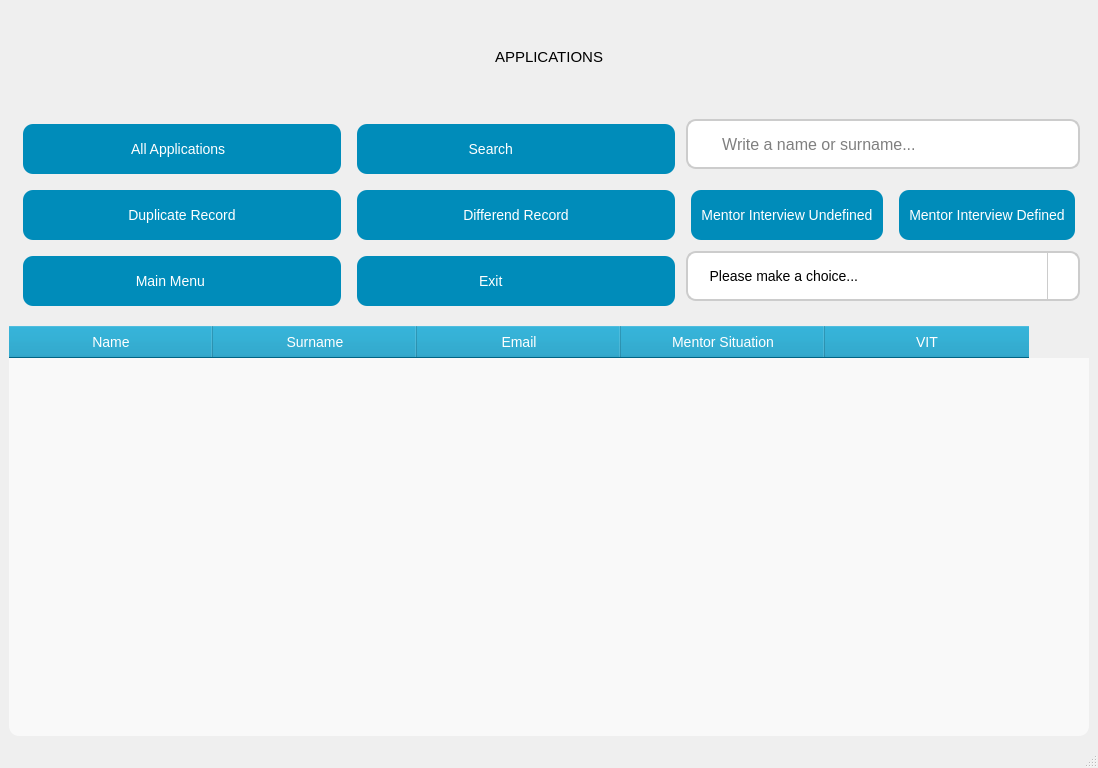
<?xml version="1.0" encoding="UTF-8"?>
<ui version="4.0">
 <class>ApplicationWindow</class>
 <widget class="QMainWindow" name="ApplicationWindow">
  <property name="windowModality">
   <enum>Qt::WindowModality::NonModal</enum>
  </property>
  <property name="enabled">
   <bool>true</bool>
  </property>
  <property name="geometry">
   <rect>
    <x>0</x>
    <y>0</y>
    <width>1098</width>
    <height>768</height>
   </rect>
  </property>
  <property name="sizePolicy">
   <sizepolicy hsizetype="Preferred" vsizetype="Preferred">
    <horstretch>0</horstretch>
    <verstretch>0</verstretch>
   </sizepolicy>
  </property>
  <property name="minimumSize">
   <size>
    <width>0</width>
    <height>0</height>
   </size>
  </property>
  <property name="sizeIncrement">
   <size>
    <width>0</width>
    <height>0</height>
   </size>
  </property>
  <property name="baseSize">
   <size>
    <width>1228</width>
    <height>805</height>
   </size>
  </property>
  <property name="font">
   <font>
    <family>MS Shell Dlg 2</family>
    <pointsize>11</pointsize>
    <italic>false</italic>
    <bold>false</bold>
   </font>
  </property>
  <property name="windowTitle">
   <string>APPLICATIONS</string>
  </property>
  <property name="layoutDirection">
   <enum>Qt::LayoutDirection::LeftToRight</enum>
  </property>
  <property name="styleSheet">
   <string notr="true">QWidget {
	font: 11pt &quot;MS Shell Dlg 2&quot;;
    background: qlineargradient(spread:pad, x1:0, y1:0, x2:0, y2:1, 
        stop:0 rgba(173, 216, 230, 255), 
        stop:1 rgba(255, 255, 255, 255));
};

</string>
  </property>
  <widget class="QWidget" name="centralwidget">
   <property name="enabled">
    <bool>true</bool>
   </property>
   <layout class="QVBoxLayout" name="verticalLayout_2">
    <item>
     <widget class="QLabel" name="label">
      <property name="minimumSize">
       <size>
        <width>0</width>
        <height>95</height>
       </size>
      </property>
      <property name="styleSheet">
       <string notr="true">QLabel{
	
    padding: 10px;
    font-size: 16px;
font: 11pt &quot;MS Shell Dlg 2&quot;;
    border: 2px solid #ccc;
    border-radius: 10px;
    margin-bottom: 10px;
}

QLabel:hover {
    background-color: #007B9E;
}
QLabel:pressed {
    background-color: #005f73;
}border-radius: 10px;
background-color: #008CBA;</string>
      </property>
      <property name="text">
       <string>APPLICATIONS</string>
      </property>
      <property name="alignment">
       <set>Qt::AlignmentFlag::AlignCenter</set>
      </property>
     </widget>
    </item>
    <item>
     <widget class="QWidget" name="W_widget" native="true">
      <property name="enabled">
       <bool>true</bool>
      </property>
      <property name="minimumSize">
       <size>
        <width>0</width>
        <height>0</height>
       </size>
      </property>
      <property name="maximumSize">
       <size>
        <width>16777215</width>
        <height>16777215</height>
       </size>
      </property>
      <property name="font">
       <font>
        <family>MS Shell Dlg 2</family>
        <pointsize>11</pointsize>
        <italic>false</italic>
        <bold>false</bold>
       </font>
      </property>
      <property name="acceptDrops">
       <bool>false</bool>
      </property>
      <property name="styleSheet">
       <string notr="true">border: 2px solid #ccc;
font: 11pt &quot;MS Shell Dlg 2&quot;;
border-radius: 10px;
QWidget {
    background: qlineargradient(spread:pad, x1:0, y1:0, x2:0, y2:1, 
        stop:0 rgba(173, 216, 230, 255), 
        stop:1 rgba(255, 255, 255, 255));
}
</string>
      </property>
      <layout class="QGridLayout" name="gridLayout" rowstretch="0,0,0,0,0" columnstretch="2,2,0,0">
       <item row="2" column="3">
        <widget class="QPushButton" name="PB_mentor_meeting_defined_button">
         <property name="minimumSize">
          <size>
           <width>0</width>
           <height>60</height>
          </size>
         </property>
         <property name="font">
          <font>
           <family>MS Shell Dlg 2</family>
           <pointsize>11</pointsize>
           <italic>false</italic>
           <bold>false</bold>
          </font>
         </property>
         <property name="cursor">
          <cursorShape>PointingHandCursor</cursorShape>
         </property>
         <property name="styleSheet">
          <string notr="true">QPushButton {
	
    background-color: #008CBA;
    color: white;
    padding: 10px;
    font-size: 14px;
font: 11pt &quot;MS Shell Dlg 2&quot;;
    border: none;
    border-radius: 10px;
    margin: 5px;
}
QPushButton:hover {
    background-color: #007B9E;
}
QPushButton:pressed {
    background-color: #005f73;
}
</string>
         </property>
         <property name="text">
          <string>Mentor Interview Defined</string>
         </property>
         <property name="icon">
          <iconset>
           <normaloff>icons/members.svg</normaloff>icons/members.svg</iconset>
         </property>
         <property name="iconSize">
          <size>
           <width>50</width>
           <height>50</height>
          </size>
         </property>
        </widget>
       </item>
       <item row="4" column="0">
        <widget class="QPushButton" name="PB_return_to_preferences_screen_button">
         <property name="minimumSize">
          <size>
           <width>0</width>
           <height>60</height>
          </size>
         </property>
         <property name="font">
          <font>
           <family>MS Shell Dlg 2</family>
           <pointsize>11</pointsize>
           <italic>false</italic>
           <bold>false</bold>
          </font>
         </property>
         <property name="cursor">
          <cursorShape>PointingHandCursor</cursorShape>
         </property>
         <property name="styleSheet">
          <string notr="true">QPushButton {
	
    background-color: #008CBA;
    color: white;
    padding: 10px;
    font-size: 14px;
font: 11pt &quot;MS Shell Dlg 2&quot;;
    border: none;
    border-radius: 10px;
    margin: 5px;
}
QPushButton:hover {
    background-color: #007B9E;
}
QPushButton:pressed {
    background-color: #005f73;
}
</string>
         </property>
         <property name="text">
          <string>Main Menu      </string>
         </property>
         <property name="icon">
          <iconset>
           <normaloff>icons/news.svg</normaloff>icons/news.svg</iconset>
         </property>
         <property name="iconSize">
          <size>
           <width>50</width>
           <height>50</height>
          </size>
         </property>
        </widget>
       </item>
       <item row="2" column="2">
        <widget class="QPushButton" name="PB_mentor_interview_undefined_button">
         <property name="minimumSize">
          <size>
           <width>0</width>
           <height>60</height>
          </size>
         </property>
         <property name="font">
          <font>
           <family>MS Shell Dlg 2</family>
           <pointsize>11</pointsize>
           <italic>false</italic>
           <bold>false</bold>
          </font>
         </property>
         <property name="cursor">
          <cursorShape>PointingHandCursor</cursorShape>
         </property>
         <property name="styleSheet">
          <string notr="true">QPushButton {
	
    background-color: #008CBA;
    color: white;
    padding: 10px;
    font-size: 14px;
font: 11pt &quot;MS Shell Dlg 2&quot;;
    border: none;
    border-radius: 10px;
    margin: 5px;
}
QPushButton:hover {
    background-color: #007B9E;
}
QPushButton:pressed {
    background-color: #005f73;
}
</string>
         </property>
         <property name="text">
          <string>Mentor Interview Undefined</string>
         </property>
         <property name="icon">
          <iconset>
           <normaloff>icons/users.svg</normaloff>icons/users.svg</iconset>
         </property>
         <property name="iconSize">
          <size>
           <width>50</width>
           <height>50</height>
          </size>
         </property>
        </widget>
       </item>
       <item row="1" column="2" colspan="2">
        <widget class="QLineEdit" name="LE_search_input">
         <property name="minimumSize">
          <size>
           <width>0</width>
           <height>60</height>
          </size>
         </property>
         <property name="font">
          <font>
           <family>MS Shell Dlg 2</family>
           <pointsize>11</pointsize>
           <italic>false</italic>
           <bold>false</bold>
          </font>
         </property>
         <property name="styleSheet">
          <string notr="true">QLineEdit {
    padding: 10px;
    font-size: 16px;
    border: 2px solid #ccc;
    border-radius: 10px;
    margin-bottom: 10px;
}

QPushButton:hover {
    background-color: #007B9E;
}
QPushButton:pressed {
    background-color: #005f73;
}
</string>
         </property>
         <property name="placeholderText">
          <string>     Write a name or surname...</string>
         </property>
        </widget>
       </item>
       <item row="1" column="1">
        <widget class="QPushButton" name="PB_search_button">
         <property name="minimumSize">
          <size>
           <width>0</width>
           <height>60</height>
          </size>
         </property>
         <property name="font">
          <font>
           <family>MS Shell Dlg 2</family>
           <pointsize>11</pointsize>
           <italic>false</italic>
           <bold>false</bold>
          </font>
         </property>
         <property name="cursor">
          <cursorShape>PointingHandCursor</cursorShape>
         </property>
         <property name="layoutDirection">
          <enum>Qt::LayoutDirection::LeftToRight</enum>
         </property>
         <property name="styleSheet">
          <string notr="true">QPushButton {
	
    background-color: #008CBA;
    color: white;
    padding: 10px;
    font-size: 14px;
font: 11pt &quot;MS Shell Dlg 2&quot;;
    border: none;
    border-radius: 10px;
    margin: 5px;
}
QPushButton:hover {
    background-color: #007B9E;
}
QPushButton:pressed {
    background-color: #005f73;
}
</string>
         </property>
         <property name="text">
          <string>Search             </string>
         </property>
         <property name="icon">
          <iconset>
           <normaloff>icons/search-user.svg</normaloff>icons/search-user.svg</iconset>
         </property>
         <property name="iconSize">
          <size>
           <width>50</width>
           <height>50</height>
          </size>
         </property>
        </widget>
       </item>
       <item row="1" column="0">
        <widget class="QPushButton" name="PB_all_applications_button">
         <property name="minimumSize">
          <size>
           <width>0</width>
           <height>60</height>
          </size>
         </property>
         <property name="font">
          <font>
           <family>MS Shell Dlg 2</family>
           <pointsize>11</pointsize>
           <italic>false</italic>
           <bold>false</bold>
          </font>
         </property>
         <property name="cursor">
          <cursorShape>PointingHandCursor</cursorShape>
         </property>
         <property name="styleSheet">
          <string notr="true">QPushButton {
	
    background-color: #008CBA;
    color: white;
    padding: 10px;
    font-size: 14px;
font: 11pt &quot;MS Shell Dlg 2&quot;;
    border: none;
    border-radius: 10px;
    margin: 5px;
}
QPushButton:hover {
    background-color: #007B9E;
}
QPushButton:pressed {
    background-color: #005f73;
}
</string>
         </property>
         <property name="text">
          <string>All Applications  </string>
         </property>
         <property name="icon">
          <iconset>
           <normaloff>icons/user-groups.svg</normaloff>icons/user-groups.svg</iconset>
         </property>
         <property name="iconSize">
          <size>
           <width>50</width>
           <height>50</height>
          </size>
         </property>
        </widget>
       </item>
       <item row="2" column="0">
        <widget class="QPushButton" name="PB_duplicate_record_button">
         <property name="minimumSize">
          <size>
           <width>0</width>
           <height>60</height>
          </size>
         </property>
         <property name="font">
          <font>
           <family>MS Shell Dlg 2</family>
           <pointsize>11</pointsize>
           <italic>false</italic>
           <bold>false</bold>
          </font>
         </property>
         <property name="cursor">
          <cursorShape>PointingHandCursor</cursorShape>
         </property>
         <property name="styleSheet">
          <string notr="true">QPushButton {
	
    background-color: #008CBA;
    color: white;
    padding: 10px;
    font-size: 14px;
font: 11pt &quot;MS Shell Dlg 2&quot;;
    border: none;
    border-radius: 10px;
    margin: 5px;
}
QPushButton:hover {
    background-color: #007B9E;
}
QPushButton:pressed {
    background-color: #005f73;
}
</string>
         </property>
         <property name="text">
          <string>Duplicate Record</string>
         </property>
         <property name="icon">
          <iconset>
           <normaloff>icons/orders.svg</normaloff>icons/orders.svg</iconset>
         </property>
         <property name="iconSize">
          <size>
           <width>50</width>
           <height>50</height>
          </size>
         </property>
        </widget>
       </item>
       <item row="4" column="2" colspan="2">
        <widget class="QComboBox" name="CB_combo_box">
         <property name="minimumSize">
          <size>
           <width>0</width>
           <height>60</height>
          </size>
         </property>
         <property name="font">
          <font>
           <family>MS Shell Dlg 2</family>
           <pointsize>11</pointsize>
           <italic>false</italic>
           <bold>false</bold>
          </font>
         </property>
         <property name="cursor">
          <cursorShape>OpenHandCursor</cursorShape>
         </property>
         <property name="mouseTracking">
          <bool>false</bool>
         </property>
         <property name="styleSheet">
          <string notr="true">QComboBox {
    padding: 10px;
    font-size: 14px;
font: 11pt &quot;MS Shell Dlg 2&quot;;
    border: 2px solid #ccc;
    border-radius: 10px;
    margin-bottom: 10px;
}
QComboBox::drop-down {
    subcontrol-origin: padding;
    subcontrol-position: top right;
    width: 30px;
    border-left-width: 1px;
    border-left-color: #ccc;
    border-left-style: solid;
    border-top-right-radius: 10px;
    border-bottom-right-radius: 10px;
}
</string>
         </property>
         <property name="currentText">
          <string>   Please make a choice...</string>
         </property>
         <property name="maxVisibleItems">
          <number>11</number>
         </property>
         <item>
          <property name="text">
           <string>   Please make a choice...</string>
          </property>
         </item>
         <item>
          <property name="text">
           <string>    Previous VIT Control</string>
          </property>
         </item>
         <item>
          <property name="text">
           <string>      Different Records</string>
          </property>
         </item>
         <item>
          <property name="text">
           <string>        Applying Filter</string>
          </property>
         </item>
        </widget>
       </item>
       <item row="4" column="1">
        <widget class="QPushButton" name="PB_exit">
         <property name="minimumSize">
          <size>
           <width>0</width>
           <height>60</height>
          </size>
         </property>
         <property name="font">
          <font>
           <family>MS Shell Dlg 2</family>
           <pointsize>11</pointsize>
           <italic>false</italic>
           <bold>false</bold>
          </font>
         </property>
         <property name="cursor">
          <cursorShape>PointingHandCursor</cursorShape>
         </property>
         <property name="styleSheet">
          <string notr="true">QPushButton {
	
    background-color: #008CBA;
    color: white;
    padding: 10px;
    font-size: 14px;
font: 11pt &quot;MS Shell Dlg 2&quot;;
    border: none;
    border-radius: 10px;
    margin: 5px;
}
QPushButton:hover {
    background-color: #007B9E;
}
QPushButton:pressed {
    background-color: #005f73;
}
</string>
         </property>
         <property name="text">
          <string>  Exit               </string>
         </property>
         <property name="icon">
          <iconset>
           <normaloff>icons/power.svg</normaloff>icons/power.svg</iconset>
         </property>
         <property name="iconSize">
          <size>
           <width>50</width>
           <height>50</height>
          </size>
         </property>
        </widget>
       </item>
       <item row="2" column="1">
        <widget class="QPushButton" name="PB_duplicate_record_button_2">
         <property name="minimumSize">
          <size>
           <width>0</width>
           <height>60</height>
          </size>
         </property>
         <property name="font">
          <font>
           <family>MS Shell Dlg 2</family>
           <pointsize>11</pointsize>
           <italic>false</italic>
           <bold>false</bold>
          </font>
         </property>
         <property name="cursor">
          <cursorShape>PointingHandCursor</cursorShape>
         </property>
         <property name="styleSheet">
          <string notr="true">QPushButton {
	
    background-color: #008CBA;
    color: white;
    padding: 10px;
    font-size: 14px;
font: 11pt &quot;MS Shell Dlg 2&quot;;
    border: none;
    border-radius: 10px;
    margin: 5px;
}
QPushButton:hover {
    background-color: #007B9E;
}
QPushButton:pressed {
    background-color: #005f73;
}
</string>
         </property>
         <property name="text">
          <string>Differend Record</string>
         </property>
         <property name="icon">
          <iconset>
           <normaloff>icons/checklist.svg</normaloff>icons/checklist.svg</iconset>
         </property>
         <property name="iconSize">
          <size>
           <width>50</width>
           <height>50</height>
          </size>
         </property>
        </widget>
       </item>
      </layout>
     </widget>
    </item>
    <item>
     <widget class="QTableWidget" name="tableWidget">
      <property name="sizeIncrement">
       <size>
        <width>1228</width>
        <height>805</height>
       </size>
      </property>
      <property name="baseSize">
       <size>
        <width>1228</width>
        <height>805</height>
       </size>
      </property>
      <property name="font">
       <font>
        <family>MS Shell Dlg 2</family>
        <pointsize>11</pointsize>
        <italic>false</italic>
        <bold>false</bold>
       </font>
      </property>
      <property name="styleSheet">
       <string notr="true">QTableWidget {
	
    font-size: 14px;
font: 11pt &quot;MS Shell Dlg 2&quot;;
    background-color: #f9f9f9;
    alternate-background-color: #e0e0e0;
    gridline-color: #ccc;
    border-radius: 10px;
}
QHeaderView::section {
    background-color: #008CBA;
    color: white;
    padding: 5px;
    font-size: 14px;
font: 11pt &quot;MS Shell Dlg 2&quot;;
}
</string>
      </property>
      <property name="columnCount">
       <number>5</number>
      </property>
      <attribute name="horizontalHeaderDefaultSectionSize">
       <number>204</number>
      </attribute>
      <column>
       <property name="text">
        <string>Name</string>
       </property>
       <property name="font">
        <font>
         <pointsize>11</pointsize>
        </font>
       </property>
      </column>
      <column>
       <property name="text">
        <string>Surname</string>
       </property>
       <property name="font">
        <font>
         <pointsize>11</pointsize>
        </font>
       </property>
      </column>
      <column>
       <property name="text">
        <string>Email</string>
       </property>
       <property name="font">
        <font>
         <pointsize>11</pointsize>
        </font>
       </property>
      </column>
      <column>
       <property name="text">
        <string>Mentor Situation</string>
       </property>
       <property name="font">
        <font>
         <pointsize>11</pointsize>
        </font>
       </property>
      </column>
      <column>
       <property name="text">
        <string>VIT</string>
       </property>
       <property name="font">
        <font>
         <pointsize>11</pointsize>
        </font>
       </property>
      </column>
     </widget>
    </item>
   </layout>
  </widget>
  <widget class="QStatusBar" name="statusbar"/>
 </widget>
 <resources/>
 <connections/>
</ui>
